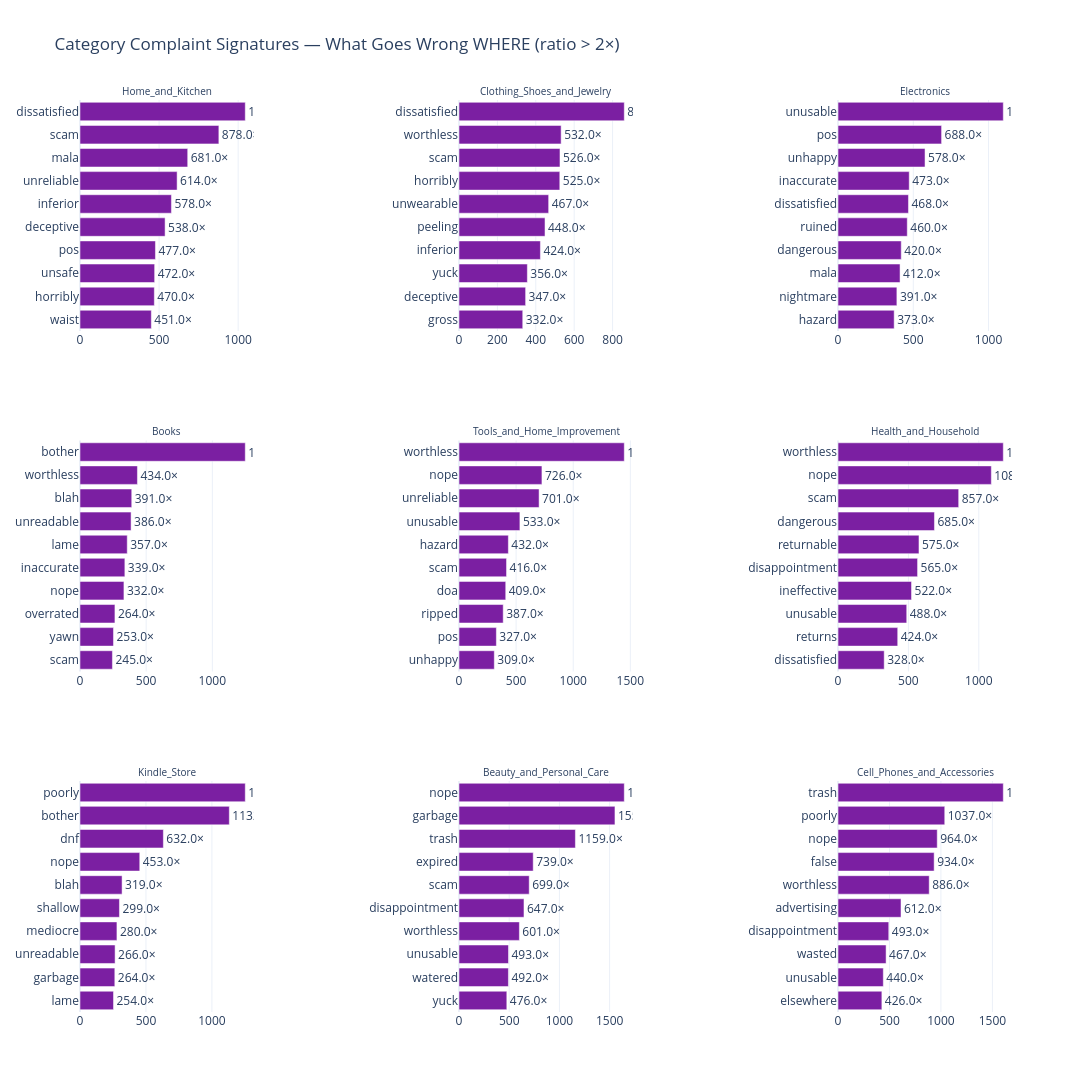

The notebook cell this image was saved under:
### Markdown cell above
### 4.2 — Category-Specific Keyword Comparison

### Code cell
top_cats = df_sent.nlargest(9, SENT_REVIEW_COUNT)[SENT_CAT_COL].tolist()
print(f'Top 9 categories by review volume: {top_cats}')

fig = make_subplots(rows=3, cols=3, subplot_titles=top_cats,
                    horizontal_spacing=0.22, vertical_spacing=0.12)

for idx, cat in enumerate(top_cats):
    row, col = idx // 3 + 1, idx % 3 + 1
    cat_data = kw_merged[(kw_merged[KW_CAT_COL] == cat) & (kw_merged['neg_ratio'] > 2.0)]
    top10 = cat_data.nlargest(10, 'neg_ratio').sort_values('neg_ratio')

    fig.add_trace(go.Bar(
        x=top10['neg_ratio'], y=top10[KW_WORD],
        orientation='h', marker_color='#7B1FA2',
        text=[f'{v:.1f}×' for v in top10['neg_ratio']],
        textposition='outside',
        showlegend=False
    ), row=row, col=col)

fig.update_annotations(font_size=10)
fig.update_layout(title='Category Complaint Signatures — What Goes Wrong WHERE (ratio > 2×)',
                  template=TEMPLATE, height=1200, width=1400)
save_chart(fig, '05_complaint_keywords_by_category')
fig.show()

### Figure 1 — Plotly figure (JSON) as saved in the notebook; plotly's stock layout.template omitted (floating-point values rounded to 4 significant figures)
{"data": [{"marker": {"color": "#7B1FA2"}, "orientation": "h", "showlegend": false, "text": ["451.0×", "470.0×", "472.0×", "477.0×", "538.0×", "578.0×", "614.0×", "681.0×", "878.0×", "1045.0×"], "textposition": "outside", "type": "bar", "x": [451.0, 470.0, 472.0, 477.0, 538.0, 578.0, 614.0, 681.0, 878.0, 1045.0], "xaxis": "x", "y": ["waist", "horribly", "unsafe", "pos", "deceptive", "inferior", "unreliable", "mala", "scam", "dissatisfied"], "yaxis": "y"}, {"marker": {"color": "#7B1FA2"}, "orientation": "h", "showlegend": false, "text": ["332.0×", "347.0×", "356.0×", "424.0×", "448.0×", "467.0×", "525.0×", "526.0×", "532.0×", "861.0×"], "textposition": "outside", "type": "bar", "x": [332.0, 347.0, 356.0, 424.0, 448.0, 467.0, 525.0, 526.0, 532.0, 861.0], "xaxis": "x2", "y": ["gross", "deceptive", "yuck", "inferior", "peeling", "unwearable", "horribly", "scam", "worthless", "dissatisfied"], "yaxis": "y2"}, {"marker": {"color": "#7B1FA2"}, "orientation": "h", "showlegend": false, "text": ["373.0×", "391.0×", "412.0×", "420.0×", "460.0×", "468.0×", "473.0×", "578.0×", "688.0×", "1098.0×"], "textposition": "outside", "type": "bar", "x": [373.0, 391.0, 412.0, 420.0, 460.0, 468.0, 473.0, 578.0, 688.0, 1098.0], "xaxis": "x3", "y": ["hazard", "nightmare", "mala", "dangerous", "ruined", "dissatisfied", "inaccurate", "unhappy", "pos", "unusable"], "yaxis": "y3"}, {"marker": {"color": "#7B1FA2"}, "orientation": "h", "showlegend": false, "text": ["245.0×", "253.0×", "264.0×", "332.0×", "339.0×", "357.0×", "386.0×", "391.0×", "434.0×", "1249.0×"], "textposition": "outside", "type": "bar", "x": [245.0, 253.0, 264.0, 332.0, 339.0, 357.0, 386.0, 391.0, 434.0, 1249.0], "xaxis": "x4", "y": ["scam", "yawn", "overrated", "nope", "inaccurate", "lame", "unreadable", "blah", "worthless", "bother"], "yaxis": "y4"}, {"marker": {"color": "#7B1FA2"}, "orientation": "h", "showlegend": false, "text": ["309.0×", "327.0×", "387.0×", "409.0×", "416.0×", "432.0×", "533.0×", "701.0×", "726.0×", "1447.0×"], "textposition": "outside", "type": "bar", "x": [309.0, 327.0, 387.0, 409.0, 416.0, 432.0, 533.0, 701.0, 726.0, 1447.0], "xaxis": "x5", "y": ["unhappy", "pos", "ripped", "doa", "scam", "hazard", "unusable", "unreliable", "nope", "worthless"], "yaxis": "y5"}, {"marker": {"color": "#7B1FA2"}, "orientation": "h", "showlegend": false, "text": ["328.0×", "424.0×", "488.0×", "522.0×", "565.0×", "575.0×", "685.0×", "857.0×", "1089.0×", "1174.0×"], "textposition": "outside", "type": "bar", "x": [328.0, 424.0, 488.0, 522.0, 565.0, 575.0, 685.0, 857.0, 1089.0, 1174.0], "xaxis": "x6", "y": ["dissatisfied", "returns", "unusable", "ineffective", "disappointment", "returnable", "dangerous", "scam", "nope", "worthless"], "yaxis": "y6"}, {"marker": {"color": "#7B1FA2"}, "orientation": "h", "showlegend": false, "text": ["254.0×", "264.0×", "266.0×", "280.0×", "299.0×", "319.0×", "453.0×", "632.0×", "1132.0×", "1253.0×"], "textposition": "outside", "type": "bar", "x": [254.0, 264.0, 266.0, 280.0, 299.0, 319.0, 453.0, 632.0, 1132.0, 1253.0], "xaxis": "x7", "y": ["lame", "garbage", "unreadable", "mediocre", "shallow", "blah", "nope", "dnf", "bother", "poorly"], "yaxis": "y7"}, {"marker": {"color": "#7B1FA2"}, "orientation": "h", "showlegend": false, "text": ["476.0×", "492.0×", "493.0×", "601.0×", "647.0×", "699.0×", "739.0×", "1159.0×", "1553.0×", "1646.0×"], "textposition": "outside", "type": "bar", "x": [476.0, 492.0, 493.0, 601.0, 647.0, 699.0, 739.0, 1159.0, 1553.0, 1646.0], "xaxis": "x8", "y": ["yuck", "watered", "unusable", "worthless", "disappointment", "scam", "expired", "trash", "garbage", "nope"], "yaxis": "y8"}, {"marker": {"color": "#7B1FA2"}, "orientation": "h", "showlegend": false, "text": ["426.0×", "440.0×", "467.0×", "493.0×", "612.0×", "886.0×", "934.0×", "964.0×", "1037.0×", "1606.0×"], "textposition": "outside", "type": "bar", "x": [426.0, 440.0, 467.0, 493.0, 612.0, 886.0, 934.0, 964.0, 1037.0, 1606.0], "xaxis": "x9", "y": ["elsewhere", "unusable", "wasted", "disappointment", "advertising", "worthless", "false", "nope", "poorly", "trash"], "yaxis": "y9"}], "layout": {"annotations": [{"font": {"size": 10}, "showarrow": false, "text": "Home_and_Kitchen", "x": 0.09333, "xanchor": "center", "xref": "paper", "y": 1, "yanchor": "bottom", "yref": "paper"}, {"font": {"size": 10}, "showarrow": false, "text": "Clothing_Shoes_and_Jewelry", "x": 0.5, "xanchor": "center", "xref": "paper", "y": 1, "yanchor": "bottom", "yref": "paper"}, {"font": {"size": 10}, "showarrow": false, "text": "Electronics", "x": 0.9067, "xanchor": "center", "xref": "paper", "y": 1, "yanchor": "bottom", "yref": "paper"}, {"font": {"size": 10}, "showarrow": false, "text": "Books", "x": 0.09333, "xanchor": "center", "xref": "paper", "y": 0.6267, "yanchor": "bottom", "yref": "paper"}, {"font": {"size": 10}, "showarrow": false, "text": "Tools_and_Home_Improvement", "x": 0.5, "xanchor": "center", "xref": "paper", "y": 0.6267, "yanchor": "bottom", "yref": "paper"}, {"font": {"size": 10}, "showarrow": false, "text": "Health_and_Household", "x": 0.9067, "xanchor": "center", "xref": "paper", "y": 0.6267, "yanchor": "bottom", "yref": "paper"}, {"font": {"size": 10}, "showarrow": false, "text": "Kindle_Store", "x": 0.09333, "xanchor": "center", "xref": "paper", "y": 0.2533, "yanchor": "bottom", "yref": "paper"}, {"font": {"size": 10}, "showarrow": false, "text": "Beauty_and_Personal_Care", "x": 0.5, "xanchor": "center", "xref": "paper", "y": 0.2533, "yanchor": "bottom", "yref": "paper"}, {"font": {"size": 10}, "showarrow": false, "text": "Cell_Phones_and_Accessories", "x": 0.9067, "xanchor": "center", "xref": "paper", "y": 0.2533, "yanchor": "bottom", "yref": "paper"}], "height": 1200, "title": {"text": "Category Complaint Signatures — What Goes Wrong WHERE (ratio > 2×)"}, "width": 1400, "xaxis": {"anchor": "y", "domain": [0, 0.1867]}, "xaxis2": {"anchor": "y2", "domain": [0.4067, 0.5933]}, "xaxis3": {"anchor": "y3", "domain": [0.8133, 1]}, "xaxis4": {"anchor": "y4", "domain": [0, 0.1867]}, "xaxis5": {"anchor": "y5", "domain": [0.4067, 0.5933]}, "xaxis6": {"anchor": "y6", "domain": [0.8133, 1]}, "xaxis7": {"anchor": "y7", "domain": [0, 0.1867]}, "xaxis8": {"anchor": "y8", "domain": [0.4067, 0.5933]}, "xaxis9": {"anchor": "y9", "domain": [0.8133, 1]}, "yaxis": {"anchor": "x", "domain": [0.7467, 1]}, "yaxis2": {"anchor": "x2", "domain": [0.7467, 1]}, "yaxis3": {"anchor": "x3", "domain": [0.7467, 1]}, "yaxis4": {"anchor": "x4", "domain": [0.3733, 0.6267]}, "yaxis5": {"anchor": "x5", "domain": [0.3733, 0.6267]}, "yaxis6": {"anchor": "x6", "domain": [0.3733, 0.6267]}, "yaxis7": {"anchor": "x7", "domain": [0, 0.2533]}, "yaxis8": {"anchor": "x8", "domain": [0, 0.2533]}, "yaxis9": {"anchor": "x9", "domain": [0, 0.2533]}}}
